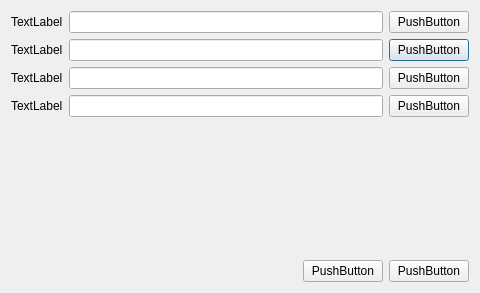
<?xml version="1.0" encoding="UTF-8"?>
<ui version="4.0">
 <class>Dialog</class>
 <widget class="QDialog" name="Dialog">
  <property name="geometry">
   <rect>
    <x>0</x>
    <y>0</y>
    <width>480</width>
    <height>293</height>
   </rect>
  </property>
  <property name="windowTitle">
   <string>Dialog</string>
  </property>
  <layout class="QVBoxLayout" name="verticalLayout">
   <item>
    <layout class="QGridLayout" name="gridLayout">
     <item row="1" column="0">
      <widget class="QLabel" name="label_2">
       <property name="text">
        <string>TextLabel</string>
       </property>
      </widget>
     </item>
     <item row="1" column="2">
      <widget class="QPushButton" name="pushButton_2">
       <property name="text">
        <string>PushButton</string>
       </property>
      </widget>
     </item>
     <item row="0" column="0">
      <widget class="QLabel" name="label">
       <property name="text">
        <string>TextLabel</string>
       </property>
      </widget>
     </item>
     <item row="1" column="1">
      <widget class="QLineEdit" name="lineEdit_2"/>
     </item>
     <item row="2" column="1">
      <widget class="QLineEdit" name="lineEdit_3"/>
     </item>
     <item row="3" column="1">
      <widget class="QLineEdit" name="lineEdit_4"/>
     </item>
     <item row="0" column="1">
      <widget class="QLineEdit" name="lineEdit"/>
     </item>
     <item row="2" column="0">
      <widget class="QLabel" name="label_3">
       <property name="text">
        <string>TextLabel</string>
       </property>
      </widget>
     </item>
     <item row="2" column="2">
      <widget class="QPushButton" name="pushButton_3">
       <property name="text">
        <string>PushButton</string>
       </property>
      </widget>
     </item>
     <item row="3" column="0">
      <widget class="QLabel" name="label_4">
       <property name="text">
        <string>TextLabel</string>
       </property>
      </widget>
     </item>
     <item row="3" column="2">
      <widget class="QPushButton" name="pushButton_4">
       <property name="text">
        <string>PushButton</string>
       </property>
      </widget>
     </item>
     <item row="0" column="2">
      <widget class="QPushButton" name="pushButton">
       <property name="text">
        <string>PushButton</string>
       </property>
      </widget>
     </item>
    </layout>
   </item>
   <item>
    <spacer name="verticalSpacer">
     <property name="orientation">
      <enum>Qt::Vertical</enum>
     </property>
     <property name="sizeHint" stdset="0">
      <size>
       <width>20</width>
       <height>154</height>
      </size>
     </property>
    </spacer>
   </item>
   <item>
    <layout class="QHBoxLayout" name="horizontalLayout_2">
     <item>
      <spacer name="horizontalSpacer">
       <property name="orientation">
        <enum>Qt::Horizontal</enum>
       </property>
       <property name="sizeHint" stdset="0">
        <size>
         <width>40</width>
         <height>20</height>
        </size>
       </property>
      </spacer>
     </item>
     <item>
      <layout class="QHBoxLayout" name="horizontalLayout">
       <item>
        <widget class="QPushButton" name="pushButton_5">
         <property name="text">
          <string>PushButton</string>
         </property>
        </widget>
       </item>
       <item>
        <widget class="QPushButton" name="pushButton_6">
         <property name="text">
          <string>PushButton</string>
         </property>
        </widget>
       </item>
      </layout>
     </item>
    </layout>
   </item>
  </layout>
 </widget>
 <resources/>
 <connections/>
</ui>
